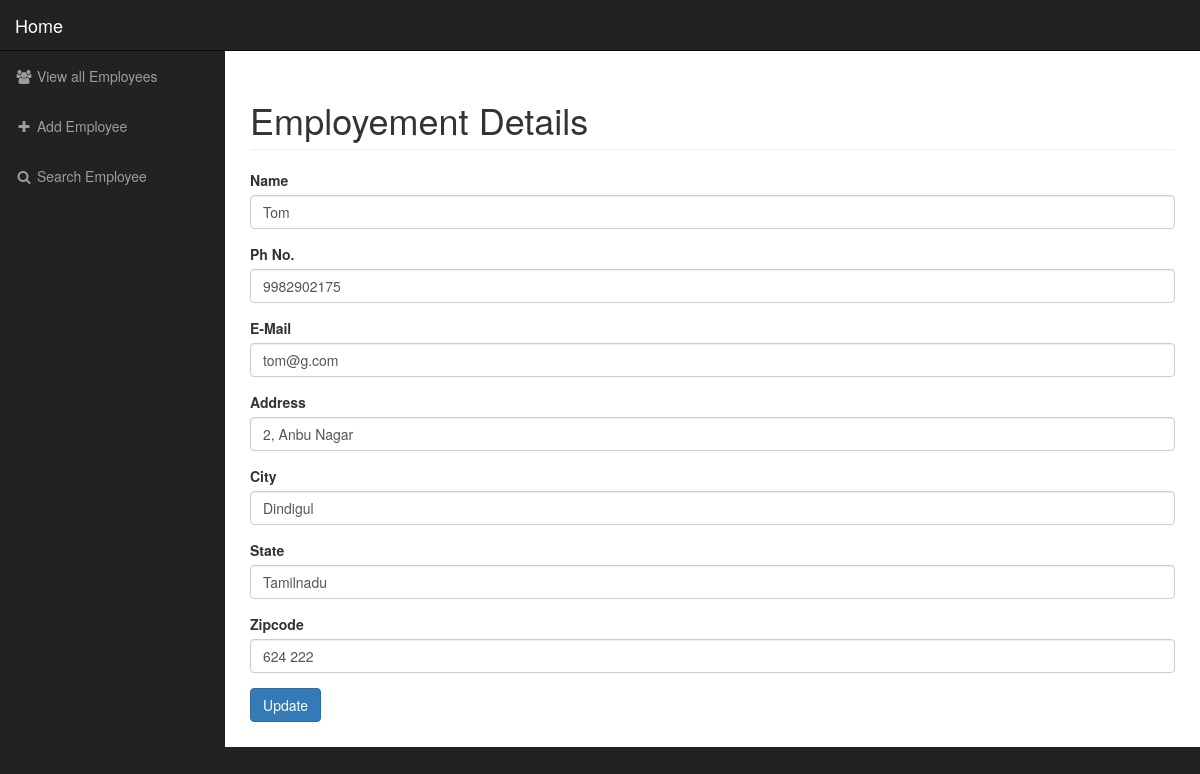
/index.php?source=update_emp&update_emp_id=1, run on the app's committed database.
### tables this page shows
CREATE TABLE `emp_info` (
  `emp_id` int(9) NOT NULL,
  `emp_name` text NOT NULL,
  `emp_phone_no` varchar(15) NOT NULL,
  `emp_email` varchar(25) NOT NULL,
  `emp_address` varchar(35) NOT NULL,
  `emp_city` text NOT NULL,
  `emp_state` text NOT NULL,
  `emp_zipcode` varchar(10) NOT NULL
);

### includes/update_emp.php (the view)
<?php
	$update_emp_id = $_GET['update_emp_id'];
	$query = "SELECT * FROM emp_info WHERE emp_id='$update_emp_id'";
	$emp_update_query = mysqli_query($conn, $query);
	while($row = mysqli_fetch_assoc($emp_update_query)){
		$emp_name = $row['emp_name'];
		$emp_phone_no = $row['emp_phone_no'];
		$emp_email = $row['emp_email'];
		$emp_address = $row['emp_address'];
		$emp_city = $row['emp_city'];
		$emp_state = $row['emp_state'];
		$emp_zipcode = $row['emp_zipcode'];
	}
?>
<form action="" method="post" enctype="multipart/form-data" autocomplete="off">
	<div class="form-group">
		<label for="name">Name</label>
		<input type="text" class="form-control" name="name" value='<?php echo "$emp_name";?>' required>
	</div>
	<div class="form-group">
		<label for="ph_no">Ph No.</label>
		<input type="text" class="form-control" name="phone_no" value='<?php echo "$emp_phone_no";?>' required>
	</div>
	<div class="form-group">
		<label for="email">E-Mail</label>
		<input type="email" class="form-control" name="email" value='<?php echo "$emp_email";?>' required>
	</div>
	<div class="form-group">
		<label for="address">Address</label>
		<input type="text" class="form-control" name="address" value='<?php echo "$emp_address";?>' required>
	</div>
	<div class="form-group">
		<label for="city">City</label>
		<input type="text" class="form-control" name="city" value='<?php echo "$emp_city";?>' required>
	</div>
	<div class="form-group">
		<label for="state">State</label>
		<input type="text" class="form-control" name="state" value='<?php echo "$emp_state";?>' required>
	</div>
	<div class="form-group">
		<label for="zipcode">Zipcode</label>
		<input type="text" class="form-control" name="zipcode" value='<?php echo "$emp_zipcode";?>' required>
	</div>
	<div class="form-group">
		<input type="submit" class="btn btn-primary" name="update_emp" value="Update">
	</div>
</form>

### css/sb-admin.css (style rules this page uses)
body { margin-top: 100px; background-color: #222; }
@media (min-width:768px) { body { margin-top: 50px; } }

### data on the page
emp_info: name "Tom", phone_no "9982902175", email "tom@g.com", address "2, Anbu Nagar", city "Dindigul", state "Tamilnadu", zipcode "624 222"
